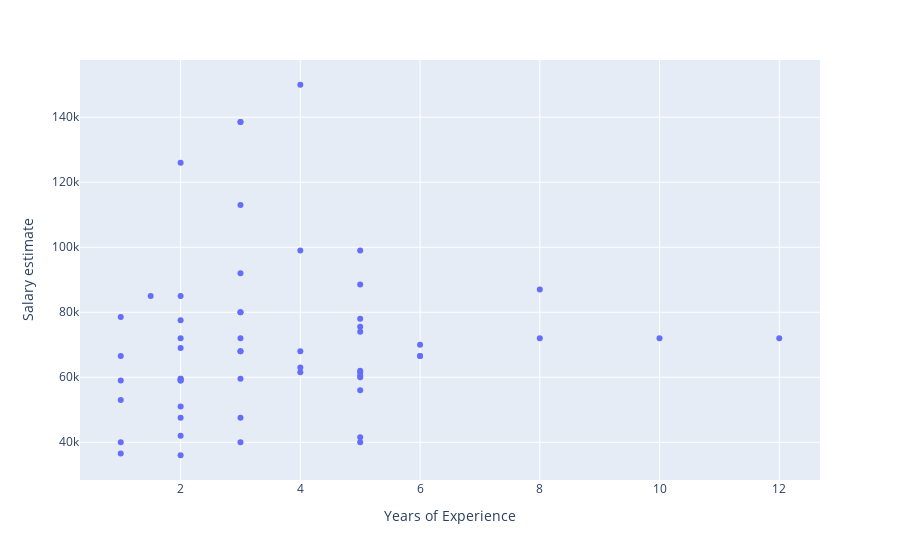

Source (notebook cell):
### Code cell
# Create a scatter plot
plot = px.scatter(jobs_data, x = "years_experience", y = "midpoint_salary_estimate",
labels= {"years_experience" : "Years of Experience",
"midpoint_salary_estimate": "Salary estimate"})
plot.show()

### Figure 1 — Plotly figure (JSON) as saved in the notebook; plotly's stock layout.template omitted (floating-point values rounded to 4 significant figures)
{"data": [{"hovertemplate": "Years of Experience=%{x}<br>Salary estimate=%{y}<extra></extra>", "legendgroup": "", "marker": {"color": "#636efa", "symbol": "circle"}, "mode": "markers", "name": "", "orientation": "v", "showlegend": false, "type": "scatter", "x": [5, null, 5, 3, 5, 4, 3, 2, 2, null, 3, null, 2, 2, 3, null, 3, 1, 12, 5, 3, 6, null, 1, null, 4, 1, 5, 1.5, 2, 5, null, 3, 5, 5, 5, 4, 2, null, 6, 1, null, null, null, 3, 3, 2, 8, null, 2, 8, 5, 1, 3, null, 1, 2, 2, 6, 2, 2, 5, 2, 10, 5, null, 4, 3, 4, null, null, 3], "xaxis": "x", "y": [40000, 99000, 78000, 80000, 56000, 99000, 68000, 126000, 72000, 99000, 72000, 40000, 85000, 36000, 138500, 99000, 47500, 36500, 72000, 61500, 68000, 66500, 56000, 40000, 63000, 68000, 59000, 88500, 85000, 51000, 41500, 47500, 113000, 99000, 62000, 75500, 150000, 47500, 120000, 66500, 53000, 71500, 104500, 59500, 80000, 138500, 59500, 87000, 54000, 59000, 72000, 60500, 66500, 92000, 60500, 78500, 77500, 59500, 70000, 59000, 69000, 60000, 42000, 72000, 74000, 69000, 61500, 40000, 63000, 60500, 69000, 59500], "yaxis": "y"}], "layout": {"legend": {"tracegroupgap": 0}, "margin": {"t": 60}, "xaxis": {"anchor": "y", "domain": [0, 1], "title": {"text": "Years of Experience"}}, "yaxis": {"anchor": "x", "domain": [0, 1], "title": {"text": "Salary estimate"}}}}
